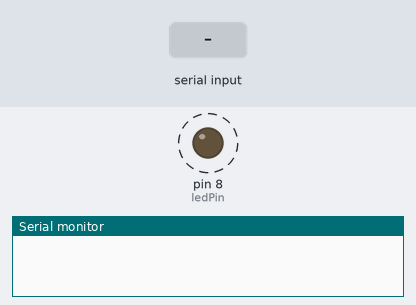
The sketch below on a simulated Arduino Uno, built with avr-gcc and run on an emulated ATmega328P. Shown: output pins drawn as LEDs (lit = HIGH), the last lines printed to the serial monitor. Dashed ring = blinking. The inputs (shaded band) are chosen by the test bench.

Above: at 1.28 s.
1.3 s: "30,150\n" received over Serial
At 2.3 s:
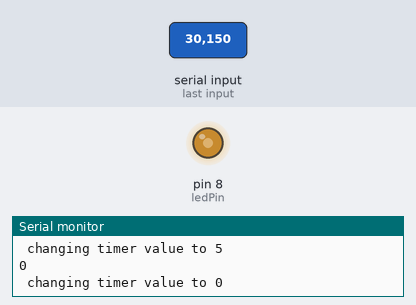
4.3 s: "90,45\n" received over Serial
At 4.7 s:
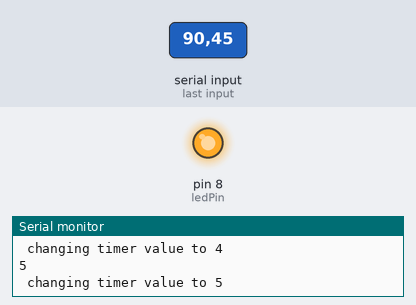
7.3 s: "0\n" received over Serial
Timing chart, 0 to 16.3 s (numbered marks = the images above; inputs shaded):
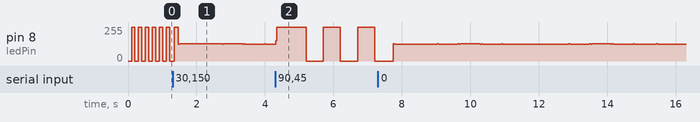

The sketch:

D15_Test.ino
```cpp
/* D15_Test
**
**   A simple sketch to try out using a D15
**   Will echo any serial sent to it
**   typing 0..9 will change the rate that the LED flashes on the unit.
*/

const int ledPin = 8;

void setup() {
  // initialize serial:
  Serial.begin(9600);
  // make the pins outputs:
  pinMode(ledPin, OUTPUT);
}

int timerval = 1;
long countdown = 0;
int mode = 0;

void loop()
{
  int ch = 0;

  if( mode == 0 ) digitalWrite( ledPin, HIGH );
  if( mode == 1 ) digitalWrite( ledPin, LOW );

  if( millis() > countdown ) {
    // reset the countdown
    countdown = millis() + (timerval * 100);

    // toggle the pin
    if( mode == 0 ) mode = 1;
    else mode = 0;
  }

  // if there's any serial available, read it:
  if (Serial.available() > 0) {
    ch = Serial.read();

    Serial.write( ch );

    if( ch <= '9' && ch >= '0' )
    {
      Serial.write( "\n changing timer value to " );
      Serial.write( ch );
      Serial.write( "\n" );
      timerval = ch - '0';
    }
  }
}
```
